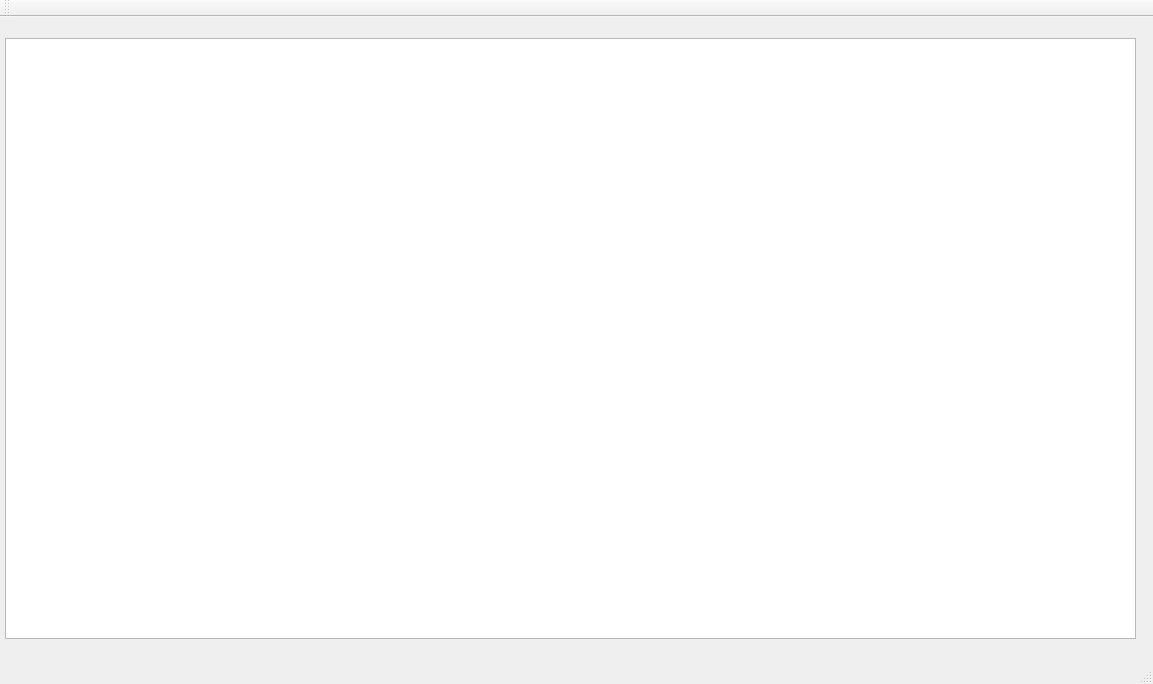
<?xml version="1.0" encoding="UTF-8"?>
<ui version="4.0">
 <class>MainWindow</class>
 <widget class="QMainWindow" name="MainWindow">
  <property name="geometry">
   <rect>
    <x>0</x>
    <y>0</y>
    <width>1153</width>
    <height>684</height>
   </rect>
  </property>
  <property name="windowTitle">
   <string>MainWindow</string>
  </property>
  <widget class="QWidget" name="centralWidget">
   <widget class="QListWidget" name="listWidget">
    <property name="geometry">
     <rect>
      <x>5</x>
      <y>21</y>
      <width>1131</width>
      <height>601</height>
     </rect>
    </property>
   </widget>
  </widget>
  <widget class="QMenuBar" name="menuBar">
   <property name="geometry">
    <rect>
     <x>0</x>
     <y>0</y>
     <width>1153</width>
     <height>30</height>
    </rect>
   </property>
  </widget>
  <widget class="QToolBar" name="mainToolBar">
   <attribute name="toolBarArea">
    <enum>TopToolBarArea</enum>
   </attribute>
   <attribute name="toolBarBreak">
    <bool>false</bool>
   </attribute>
  </widget>
  <widget class="QStatusBar" name="statusBar"/>
 </widget>
 <layoutdefault spacing="6" margin="11"/>
 <resources/>
 <connections/>
</ui>
